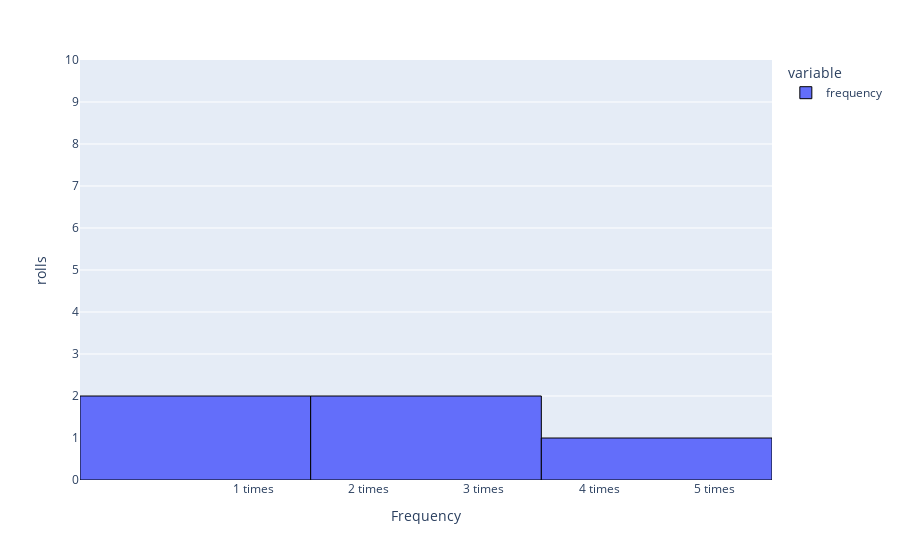

Notebook cell for this chart:
### Code cell
fig_2 = px.histogram(freq_dice_df, labels={'x': 'Frequency'}, category_orders={'x': [1, 2, 3, 4, 5, 6]})

fig_2.update_traces(marker=dict(line=dict(color='black', width=1)))

bin_labels_2 = [f'{i+1} times' for i in range(6)]
fig_2.update_xaxes(
    tickmode='array',
    tickvals=list(range(1, 7)),
    ticktext=bin_labels_2,
    title_text='Frequency')

fig_2.update_yaxes(title_text='rolls', range=(0, 10), 
                tickvals=(0, 1, 2, 3, 4, 5, 6, 7, 8, 9, 10))

### Figure 1 — Plotly figure (JSON) as saved in the notebook; plotly's stock layout.template omitted (floating-point values rounded to 4 significant figures)
{"data": [{"alignmentgroup": "True", "bingroup": "x", "hovertemplate": "variable=frequency<br>value=%{x}<br>count=%{y}<extra></extra>", "legendgroup": "frequency", "marker": {"color": "#636efa", "line": {"color": "black", "width": 1}, "pattern": {"shape": ""}}, "name": "frequency", "offsetgroup": "frequency", "orientation": "v", "showlegend": true, "type": "histogram", "x": [4, 2, 2, 1, 1], "xaxis": "x", "yaxis": "y"}], "layout": {"barmode": "relative", "legend": {"title": {"text": "variable"}, "tracegroupgap": 0}, "margin": {"t": 60}, "xaxis": {"anchor": "y", "domain": [0, 1], "tickmode": "array", "ticktext": ["1 times", "2 times", "3 times", "4 times", "5 times", "6 times"], "tickvals": [1, 2, 3, 4, 5, 6], "title": {"text": "Frequency"}}, "yaxis": {"anchor": "x", "domain": [0, 1], "range": [0, 10], "tickvals": [0, 1, 2, 3, 4, 5, 6, 7, 8, 9, 10], "title": {"text": "rolls"}}}}
